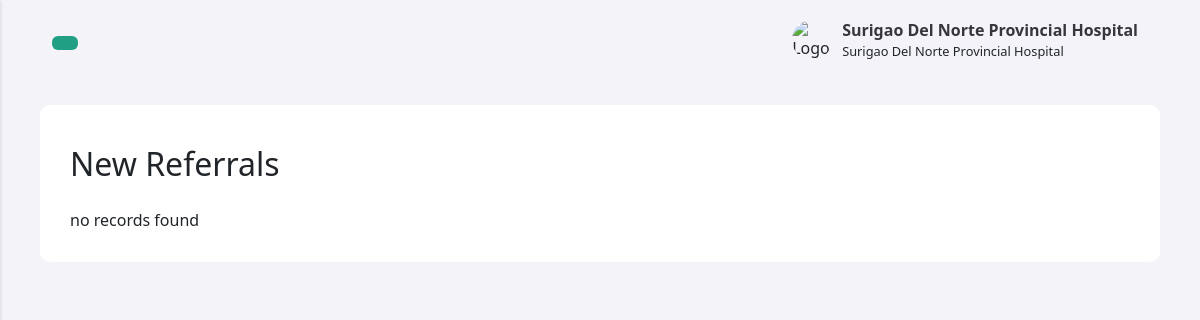
Page /facility/dashboard/new_referrals.php (signed in) on the earlier database version.
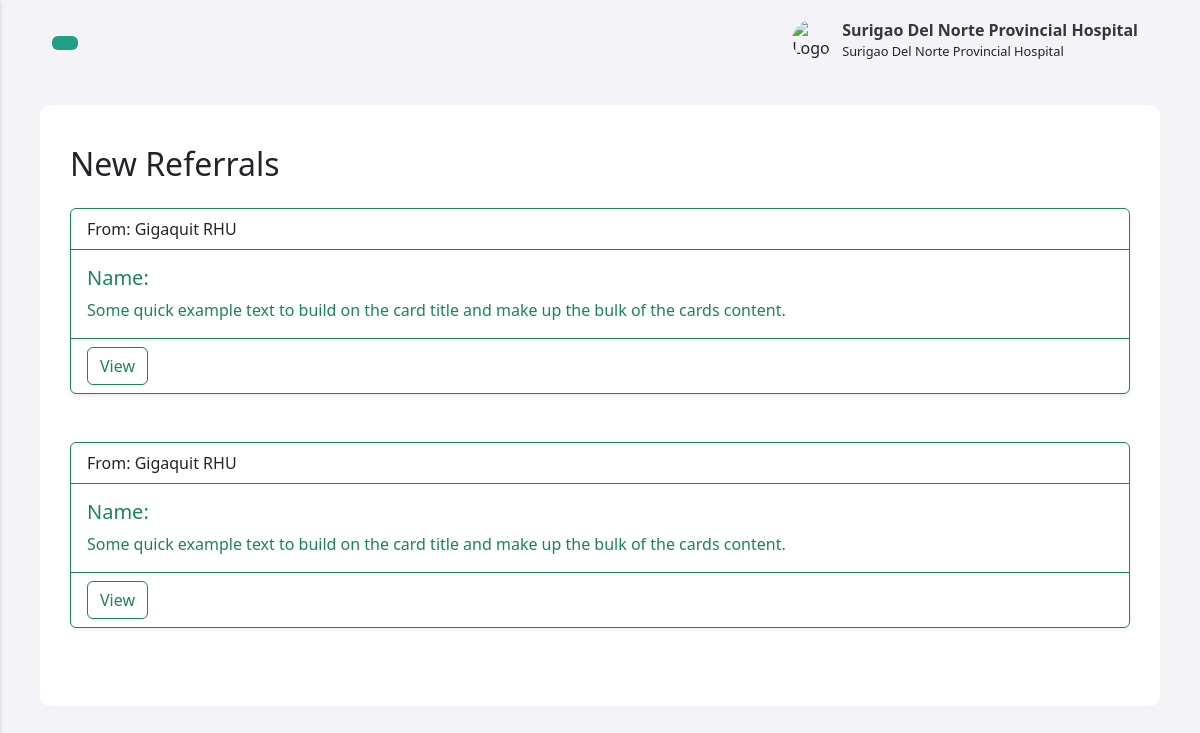
Same page on the later database version.
### tables this page shows
CREATE TABLE `referral_forms` (
  `id` int(11) NOT NULL,
  `Name` varchar(255) DEFAULT NULL,
  `dadaad` varchar(255) NOT NULL
);

CREATE TABLE `facilities` (
  `fclt_id` int(11) NOT NULL,
  `fclt_name` varchar(255) NOT NULL,
  `fclt_password` varchar(255) NOT NULL,
  `fclt_ref_id` varchar(255) NOT NULL,
  `fclt_type` varchar(255) NOT NULL,
  `fclt_address` varchar(255) NOT NULL,
  `img_url` text NOT NULL
);

### facility/dashboard/includes/referral_functions.inc.php (called while the page is built, shortened)
<?php
include 'dbh.inc.php';
function ProvHosPendingReferrals() {
    global $conn, $fclt_id;
    $sql = "SELECT referral_forms.*, referral_records.*, facilities.*
        FROM referral_forms
        LEFT JOIN referral_records ON referral_forms.id = referral_records.rfrrl_id
        LEFT JOIN facilities ON facilities.fclt_id = referral_records.fclt_id
        WHERE referral_records.referred_hospital = ? AND referral_records.status = 'Pending'";
        $stmt = mysqli_prepare($conn, $sql);
        mysqli_stmt_bind_param($stmt, "s", $fclt_id);
        mysqli_stmt_execute($stmt);
        $result = mysqli_stmt_get_result($stmt);
    if ($result) {
        $referrals = mysqli_fetch_all($result, MYSQLI_ASSOC);
        return $referrals;
    } else {
        echo "Error executing query: " . mysqli_error($conn);
    }
    return array();
}

### facility/dashboard/new_referrals.php (the view, shortened to what this page needs)
<?php
include_once 'header.php';
include_once 'includes/referral_functions.inc.php';
$ProvHos = ProvHosPendingReferrals();
$Hospital = HospitalPendingReferrals();
?>
<div class="feed">
<div class="head" id="reload">
<h2 class="left-heading mb-4">New Referrals</h2>
</div>
<div id="yourDivId" class="yourDivClass">
<?php
$count = 0;
if ($_SESSION["fclttype"] == 'Hospital') {
    $dataArray = $Hospital;
} elseif ($_SESSION["fclttype"] == 'Provincial Hospital') {
    $dataArray = $ProvHos;
} else {
    $dataArray = array();
}
foreach ($dataArray as $data) {
    $rffrl_id = $data['rfrrl_id'];
    $fclt_name = $data['fclt_name'];
    $Name = $data['name'];
    echo '<div class="card border-success mb-3 shadow-sm mb-5 bg-white rounded">
        <div class="card-header bg-transparent border-success">From: ' . $fclt_name . ' </div>
        <div class="card-body text-success">
            <h5 class="card-title">Name: ' . $Name . '</h5>
            <p class="card-text">Some quick example text to build on the card title and make up the bulk of the cards content.</p>
        </div>
        <div class="card-footer bg-transparent border-success">
            <button type="button" value="' . $rffrl_id . '" class="viewRecord btn btn-outline-success">View</button>
        </div>
    </div>';
    $count++;
}
if ($count == 0) {
    echo "no records found";
}
?>
</div>
<?php
include_once 'footer.php'
?>

Differences in the rows shown:
added referral_forms: facilities.fclt_name "Gigaquit RHU"
added referral_forms: facilities.fclt_name "Gigaquit RHU"
Other differences:
text no longer shown: "no records found"
